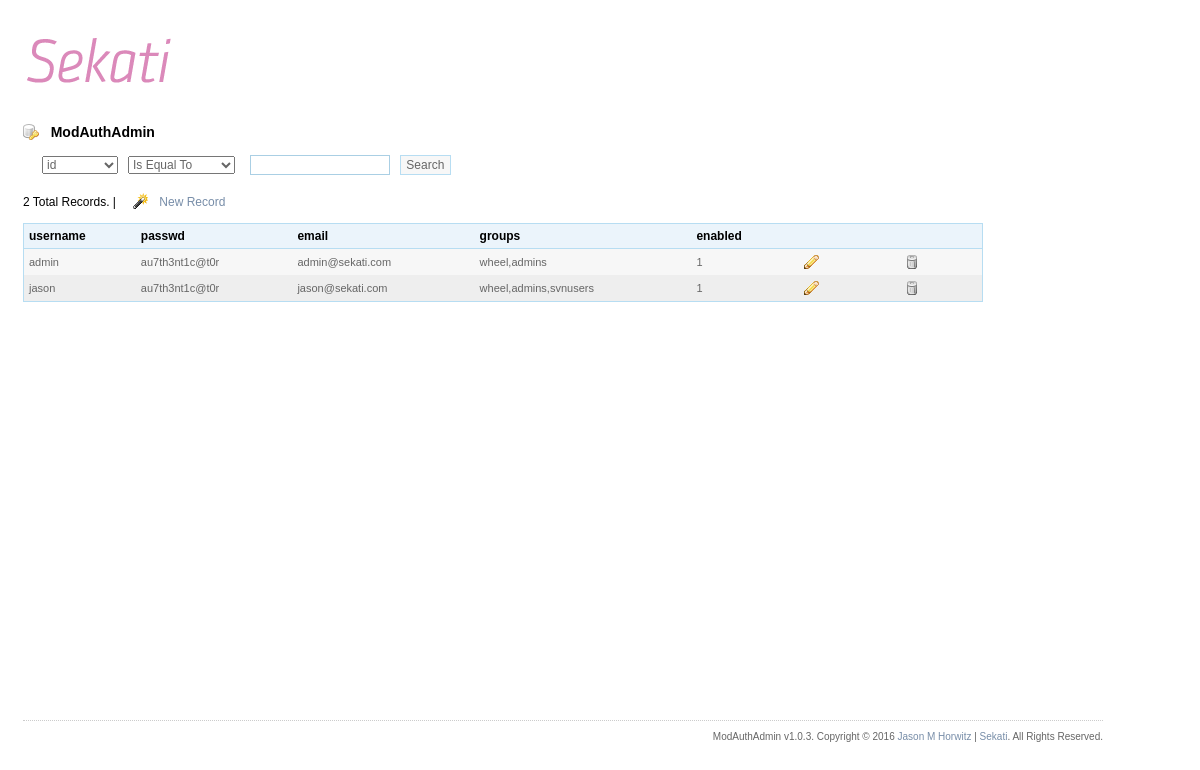
The page / on the database its author committed.
### tables this page shows
CREATE TABLE `accounts` (
`id` int(10) unsigned NOT NULL AUTO_INCREMENT,
`email` varchar(255) NOT NULL DEFAULT '',
`username` varchar(30) NOT NULL DEFAULT '',
`passwd` varchar(40) NOT NULL DEFAULT '',
`groups` varchar(255) NOT NULL DEFAULT '',
`enabled` tinyint(1) unsigned NOT NULL DEFAULT '1',
`created` timestamp NULL DEFAULT NULL,
`modified` timestamp NOT NULL DEFAULT CURRENT_TIMESTAMP ON UPDATE CURRENT_TIMESTAMP,
PRIMARY KEY  (`id`),
UNIQUE KEY `username` (`username`),
UNIQUE KEY `email` (`email`),
KEY `groups` (`groups`)
);

### scaffold.php (the view, shortened to what this page needs)
<?php
class Scaffold {
	var $row_odd = '#f7f7f7';
	var $row_even = '#eee';
	var $randstr = 'xxbmnnzhfwggsf';
	var $table = '';
	var $created_field = '';
	var $modified_field = '';
	function Scaffold($db_host, $db_user, $db_password, $db_name, $table, $max_records = 100, $fields = array(),  $htmlsafe = true, $width = NULL, $created='created', $modified='modified'){
		$this->table = $table;
		$this->created_field = $created;
		$this->modified_field = $modified;
		$this->max_records = intval($max_records);
		$this->fields = $fields;
		$this->htmlsafe = $htmlsafe;
		$this->width = intval($width);
		(!empty($_GET['page']) && is_numeric($_GET['page'])) ? $this->page = intval($_GET['page']) : $this->page = 1;
		$action = (!empty($_POST[$this->randstr])) ? $_POST[$this->randstr] : 'list' ;
		switch($action){
			case 'list':
				$this->list_table();
			break;
		}
	}
	function list_table($msg = NULL, $where = null){
		$start = (($this->page-1)*$this->max_records);
		$end = $this->max_records;
		$page = '';
		$totalQuery = mysql_query ('SELECT COUNT(*) FROM '.$this->table.$where) or die(mysql_error());
		$totalA = mysql_fetch_array($totalQuery);
		$total = $totalA[0];
		if (!empty($this->fields)) {
			$query = 'SELECT id';
			foreach($this->fields as $val){
				$query .= ', '.$val;
			}
			$query .= ' FROM '.$this->table;
		}else{
			$query = 'SELECT * FROM '.$this->table;
		}
		$query = $query.' LIMIT '.$start.', '.$end;
		$select = mysql_query($query) or die(mysql_error());
		$i = 0;
		(!empty($this->width)) ? $width = ' width="'.$this->width.'"' : $width = NULL;
		$this->build_search_bar();
		echo $total.' Total Records. | '
			. '<form name="newrecord" id="newrecord" action="'.$_SERVER['PHP_SELF'].'" method="post" style="display:inline"><input type="hidden" name="'.$this->randstr.'" value="new"><a href="javascript:document.newrecord.submit()"><img src="images/create.png" alt="New Record" class="icon" /> &nbsp; New Record</a></form><br /><br />';
		$page .= '<table cellpadding="2" cellspacing="0" border="0"'.$width.'">';
		$page .= '<tr>';
		while($i < mysql_num_fields($select)){
			$column = mysql_fetch_field($select, $i);
			if($column->name != 'id' && $column->name != $this->modified_field && $column->name != $this->created_field){
				$page .= '<th nowrap>'.$this->build_friendly_names($column->name).'</th>';
			}
			$i++;
		}
		$page .= '<th nowrap colspan="2">&nbsp;</th></tr>';
		$count = 0;
		while($array = mysql_fetch_array($select)){
			$page .= (!($count % 2) == 0) ? '<tr style="background:'.$this->row_even.';">' : '<tr style="background:'.$this->row_odd.';">';
			foreach($array as $column => $value){
				if(!is_int($column) && $column != 'id' && $column != $this->modified_field && $column != $this->created_field){
					$page .= '<td>';
					if($this->htmlsafe) {
						$page .= htmlentities($value);
					}else{
						$page .= $value;
					}
					$page .= '</td>';
				}
			}
			$count ++;
			$page .= '<td><form name="edit_'.$array[0].'" id="edit_'.$array[0].'" action="'.$_SERVER['PHP_SELF'].'" method="post" style="display:inline"><input type="hidden" name="'.$this->randstr.'" value="edit"><input type="hidden" name="id" value="'.$array[0].'"><a href="javascript:document.edit_'.$array[0].'.submit()"><img src="images/edit.png" alt="Edit" class="icon" /></a></form></td>
				<td>
				<form name="delete_'.$array[0].'" id="delete_'.$array[0].'" action="'.$_SERVER['PHP_SELF'].'" method="post" style="display:inline"><input type="hidden" name="'.$this->randstr.'" value="delete"><input type="hidden" name="id" value="'.$array[0].'"><a href="javascript:" onClick="if (confirm(\'Are you sure?\')){document.delete_'.$array[0].'.submit();}else{return false;}"><img src="images/trash.png" alt="Delete" class="icon" /></a></form></td>';
			$page .= '</tr>';
		}
		$page .= "</table>";
		echo $page;
		}
	function build_search_bar() {
		$fielddropdown = '<select name="field">';
		$fieldselect = mysql_query('SHOW FIELDS FROM '.$this->table);
		while($fields = mysql_fetch_assoc($fieldselect)){
			$fielddropdown .= '<option value="'.$fields['Field'].'">'.$this->build_friendly_names($fields['Field']).'</option>';
		}
		$fielddropdown .= '</select>';
		$searchterm = (!empty($_POST['searchterm'])) ? $_POST['searchterm'] : '' ;
		$search = '';
		$search .=  '<form name="searchbar" id="searchbar" action="'.$_SERVER['PHP_SELF'].'" method="post" style="display:inline;"><input type="hidden" name="'.$this->randstr.'" value="search">'
				. $fielddropdown
				. '<select name="compare">'
				. '<option value="=">Is Equal To</option>'
				. '<option value="LIKE">Contains</option>'
				. '<option value="<">Is Less Than</option>'
				. '<option value=">">Is Greater Than</option>'
				. '</select>'
				. '<input type="text" name="searchterm" value ="'.$searchterm.'">'
				. '<input type="submit" name="Search" value=" Search " class="button" />'
				. '</form><br /><br />';
		echo $search;
	}
	function build_friendly_names($field) {
		return str_replace('_', ' ', $field);
	}
}

### index.php (shortened to what this page needs)
<?php
require_once('config.inc.php');
require_once('scaffold.php');
?>
<!DOCTYPE html PUBLIC "-//W3C//DTD XHTML 1.0 Transitional//EN" "http://www.w3.org/TR/xhtml1/DTD/xhtml1-transitional.dtd">
<html xmlns="http://www.w3.org/1999/xhtml">
<head>
</head>
<body>
<div id="header">
	<a href="."><img src="images/logo.png" alt="SEKATI" border="0" /></a><br/><br/>
	<h2><a href="index.php"><img src="favicon.png" alt="logo" valign="middle" class="icon" /></a> &nbsp; <?=APP_NAME?></h2>
</div>
<div id="content">
<?php
	new Scaffold($db_host, $db_user, $db_password, $db_name, $db_table, 100, array('username', 'passwd', 'email', 'groups', 'enabled'), FALSE, 960);
?>
</div>
<div id="footer">
	<?=APP_NAME?> v<?=APP_VERSION?>. Copyright &copy; <?=date('Y')?> <a href="<?=APP_AUTHOR_URL?>"><?=APP_AUTHOR?></a> | <a href="<?=APP_COMPANY_URL?>"><?=APP_COMPANY?></a>. All Rights Reserved.
</div>
</body>
</html>

### index.php (style rules this page uses)
body { font-family:"Lucida Grande", "Lucida Sans Unicode", Verdana, Arial, Helvetica, sans-serif; font-size:12px; padding:15px; }
#footer { font-size:10px; color: #666; text-align:right; position:absolute; top:90%; width:90%; border-top: 1px dotted #ccc; position:absolute; margin:0; padding-top:10px; float:right; }
a,a:link,a:visited { text-decoration: none; color: #778da8; }
h2 { font-size:14px; }
table { border:solid 1px #b7ddf2; }
th { text-align: left; background:#ebf4fb; border-bottom:solid 1px #b7ddf2; padding: 5px 5px 5px 5px; }
td { font-size:11px; color:#666; margin-bottom:20px; padding: 5px 10px 5px 5px; }
p, h1, form, button { border:0; margin:0; padding:0; }
img { border:none; }
img.icon { vertical-align:bottom; }
form { margin: 0 auto; padding: 14px; }
input { font-family:"Lucida Grande", "Lucida Sans Unicode", Verdana, Arial, Helvetica, sans-serif; font-size:12px; color:#666; padding:2px 2px; border:solid 1px #aacfe4; background: #fff; margin-left: 10px; }
option, select { font-family:"Lucida Grande", "Lucida Sans Unicode", Verdana, Arial, Helvetica, sans-serif; font-size:12px; color:#666; margin: 5px; }
.button { background: #f7f7f7; border: 1px solid #b7ddf2; }

### rows shown on the page
accounts: value "admin", value "au7th3nt1c@t0r", value "admin@sekati.com", value "wheel,admins", value "1"
accounts: value "jason", value "au7th3nt1c@t0r", value "jason@sekati.com", value "wheel,admins,svnusers", value "1"

### other values the page prints
APP_NAME "ModAuthAdmin"
$total "2"
$this->build_friendly_names($column->name) "username"
$this->build_friendly_names($column->name) "passwd"
$this->build_friendly_names($column->name) "email"
$this->build_friendly_names($column->name) "groups"
$this->build_friendly_names($column->name) "enabled"
APP_VERSION "1.0.3"
APP_AUTHOR "Jason M Horwitz"
APP_COMPANY "Sekati"
form field field "id"
